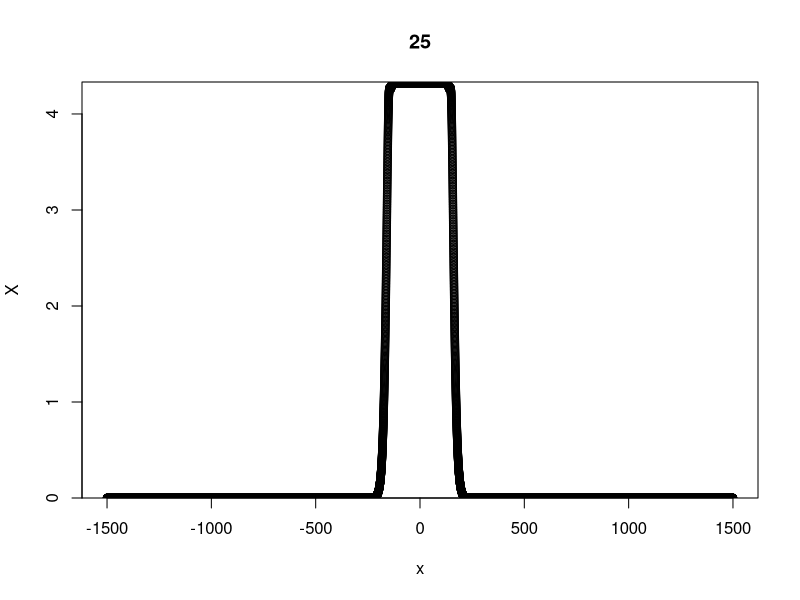
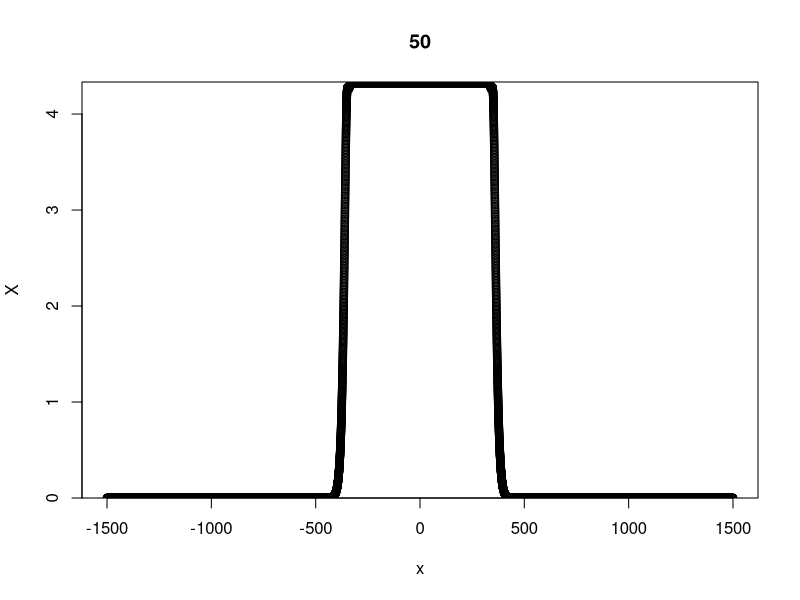
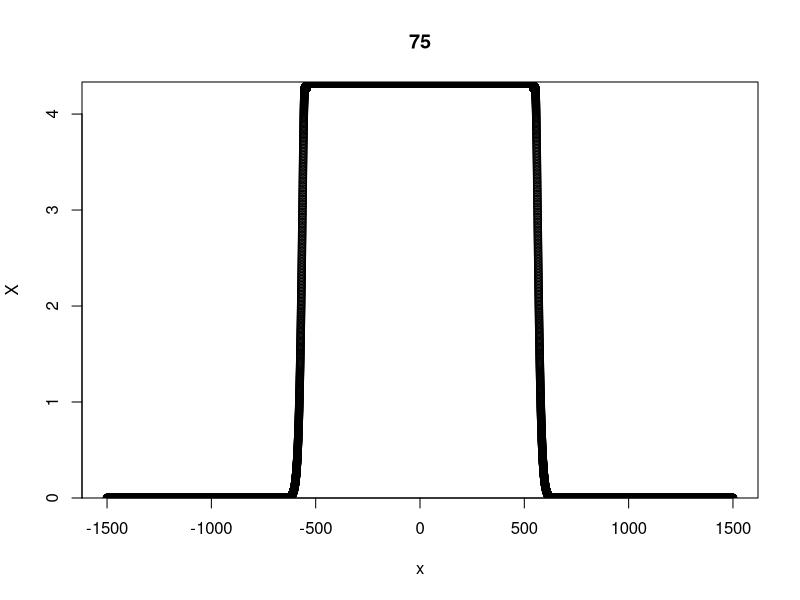
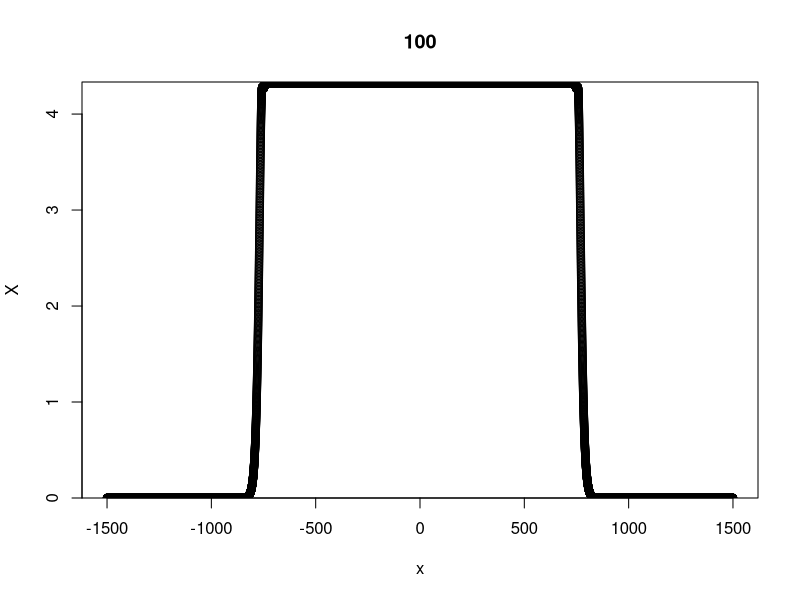
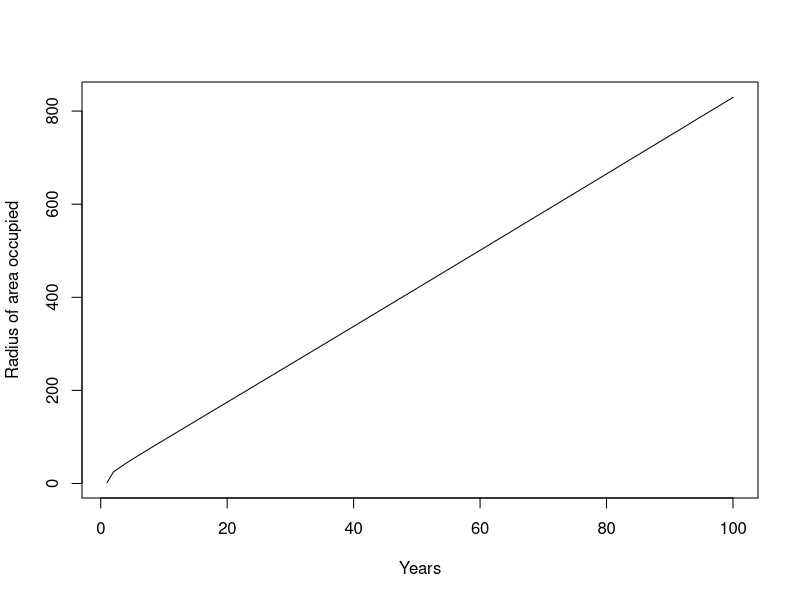
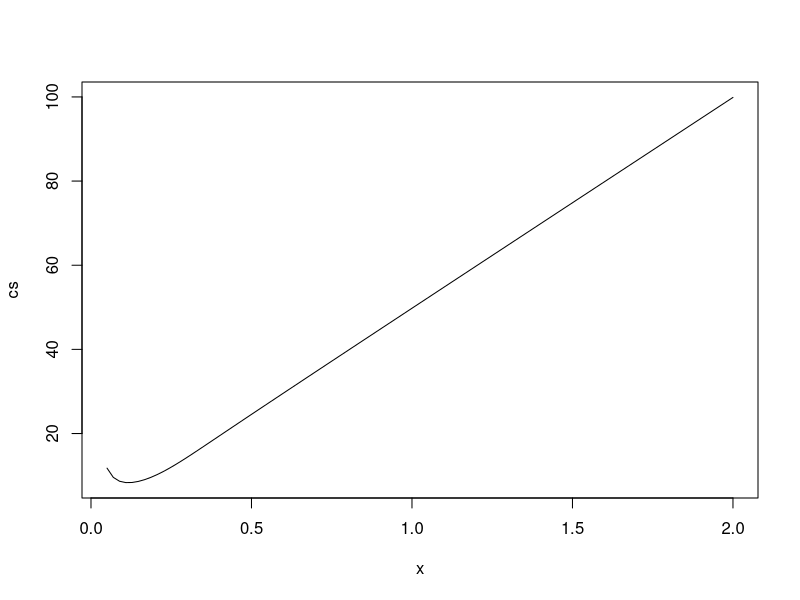
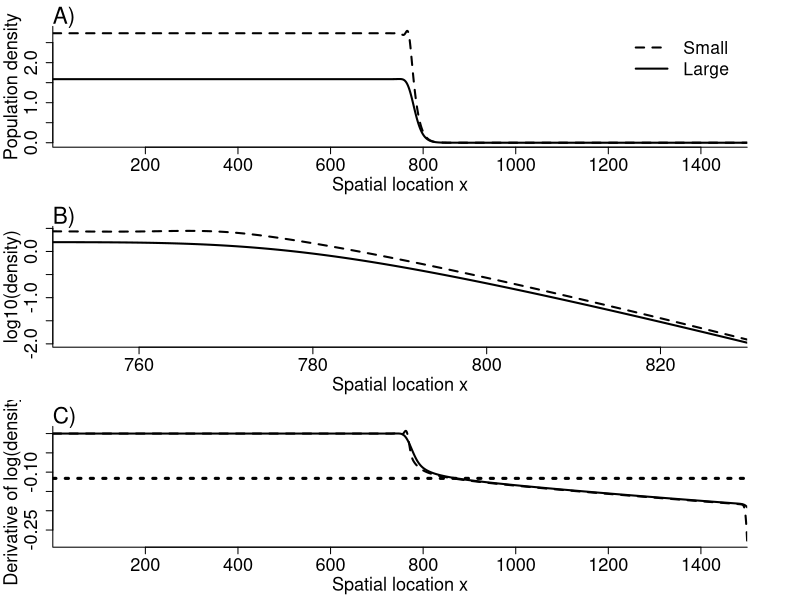

Source code (R) for these figures, in order:
## Neubert-Caswell deterministic MPM in 1 dimension with Gaussian kernel
require(Matrix); 
setwd("~/Repos/ipm_book/Rcode/c8"); 
## Define parameters 
a11=0.5; a21=0.5; a12=2; a22=0.8; 
A=matrix(c(a11,a12,a21,a22),2,2,byrow=TRUE);
A;  
cat(eigen(A)$values[1],"\n"); 

nx=30000; x=seq(-1500,1500,length=nx); h=x[2]-x[1];
sigmaS=4; sigmaL=10;  

### Represent dispersal as sparse matrices acting on population vector
### using bandSparse in the Matrix package. Otherwise dispersal 
### requires a nested loop and is very slow.  
### Dispersal range is limited here to 6*sigma, so the dispersal
### matrix is zero except near the diagonal. 

# Make dispersal matrix for small individuals 
ncol=max(5,round(6*sigmaS/h)); #limit dispersal range
bMat=matrix(0,nx,ncol);
for(j in 1:ncol) {
	dij=h*j; 
	pij=h*dnorm(dij,mean=0,sd=sigmaS) 
	bMat[,j]=pij;
}	
bMat=as.data.frame(bMat); 
pijS <- bandSparse(nx, k = 1:ncol, diag = bMat,symmetric=TRUE)
diag(pijS) <- h*dnorm(0,mean=0,sd=sigmaS); 

# Make dispersal matrix for large individuals 
ncol=max(5,round(6*sigmaL/h)); #limit dispersal range
bMat=matrix(0,nx,ncol);
for(j in 1:ncol) {
	dij=h*j; 
	pij=h*dnorm(dij,mean=0,sd=sigmaL) 
	bMat[,j]=pij;
}	
bMat=as.data.frame(bMat); 
pijL <- bandSparse(nx, k = 1:ncol, diag = bMat,symmetric=TRUE)
diag(pijL) <- h*dnorm(0,mean=0,sd=sigmaL); 
sum(pijS[,100]); sum(pijL[,100]); 

n.yrs <-100
pop.size.t <- rcrit.t <- matrix(NA,n.yrs)

XS=XL=XSnew=XLnew=as.numeric(abs(x)<2); 
## iterate the model 
yr <- 1;
while(yr <= n.yrs) {

    ## Calculate local population density
    X = (XS+XL); 
	if(yr%%25==0) plot(x,X,yaxs="i",main=yr);
	
    xfar <- x[which(X > 0.01)];
    rcrit.t[yr]=diff(range(xfar))/2; 

    ## density-dependent mortality 
    survivalProb <- 1/(1+0.5*pmax(as.numeric(X)-3,0)); 
 
    ## local stage transitions 
	XSnew=survivalProb*(a11*XS + a12*XL);
	XLnew=survivalProb*(a21*XS + a22*XL); 
	
	## everybody move 
	XS=pijS%*%XSnew; XL=pijL%*%XLnew; 

    ## Store population size
    pop.size <- sum(X) 
    pop.size.t[yr] <- pop.size
    
    if(yr%%25==0) cat(paste(yr, pop.size.t[yr], "\n", sep=" "))
    yr <- yr+1
   
}

## Plot the growth of occupied area over time 
plot(1:n.yrs,rcrit.t,type="l",lty=c(1,2,3,4),col="black",xlab="Years",
ylab="Radius of area occupied"); 

# Estimate spread rate from the last 50 years of spread. 
t.end <- seq(n.yrs-50,n.yrs,by=1);
fit<- lm(rcrit.t[t.end]~t.end)
spread.rate <- fit$coef[2]

## moment generating function for a Gaussian distribution 
## with mean 0, variance sigma^2. 
Gaussmgf <- function(s,sigma) {  exp(sigma^2*s^2/2) }

## wave speed c(s)
cs <- function(s) { 
	MS=Gaussmgf(s,sigmaS);
	ML=Gaussmgf(s,sigmaL); 
	Ma11=MS*a11; Ma12=MS*a12;
	Ma21=ML*a21; Ma22=ML*a22;
	MA=matrix(c(Ma11,Ma12,Ma21,Ma22),2,2,byrow=TRUE); 
	L1 = max(abs(eigen(MA)$values)); 
    return((1/s)*log(L1)) 
   }
cs = Vectorize(cs,"s"); 
plot(cs,0.05,2);

## Find the asymptotic wave speed c*(s) 
out=optimize(cs,lower=0.01,upper=2); 
cat(out$objective,"\n"); 
cat(spread.rate,"\n"); 

dev.new(height=8,width=6); 
par(mfrow=c(3,1),xaxs="i",cex.axis=1.65,cex.lab=1.65,bty="l",mar=c(4,4,2,4),mgp=c(2.5,1,0),adj=0.5); 
e=(x>0); 
matplot(x[e],cbind(XS[e],XL[e]),type="l",col="black",lty=c(2,1),lwd=c(2,2),
xlab="Spatial location x",ylab="Population density")
legend("topright",legend=c("Small  ","Large  "),lty=c(2,1),lwd=c(2,2),bty="n",cex=1.6); 
mtext("A)",side=3,adj=0,cex=1.35); 


e=(x>750)&(x<830); 
matplot(x[e],log10(cbind(XS[e],XL[e])),type="l",col="black",lty=c(2,1),lwd=c(2,2),
xlab="Spatial location x",ylab="log10(density)")
mtext("B)",side=3,adj=0,cex=1.35)

px=x[-1]; ds=diff(log(XS))/h; dl=diff(log(XL))/h; 
py=cbind(as.numeric(ds),as.numeric(dl)); 
e=px>0; 
matplot(px[e],py[e,1:2],type="l",lty=c(2,1),lwd=c(2,2),col="black",
xlab="Spatial location x",ylab="Derivative of log(density)");
abline(h=-out$minimum,lty=3,lwd=3);
mtext("C)",side=3,adj=0,cex=1.35)

dev.copy2eps(file="~/Repos/ipm_book/c8/figures/NC1DGaussianIDE.eps"); 

